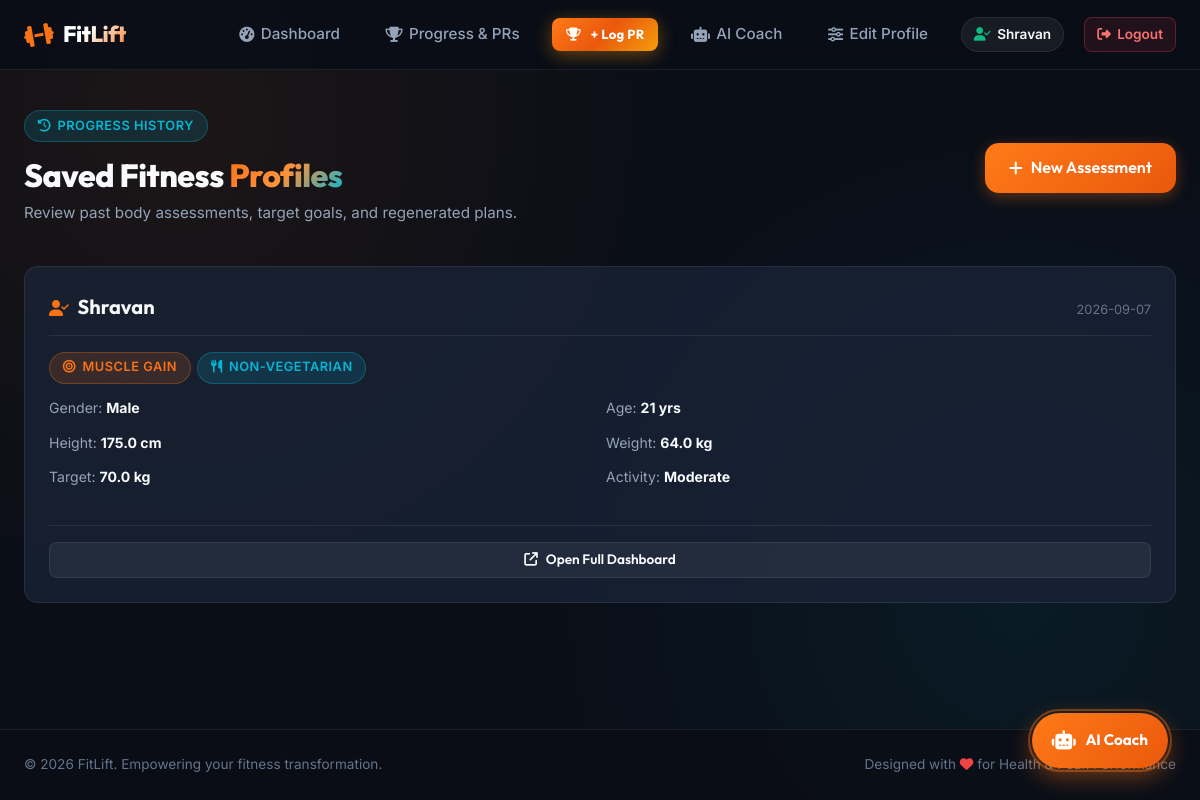
Screenshot of /history (signed in) with the database file from the repository.
### tables this page shows
CREATE TABLE users (
            id INTEGER PRIMARY KEY AUTOINCREMENT,
            name TEXT NOT NULL,
            age INTEGER,
            gender TEXT,
            height REAL,
            weight REAL,
            goal TEXT,
            target_weight REAL,
            activity_level TEXT
        , created_at TEXT DEFAULT NULL, dietary_preference TEXT DEFAULT 'Non-Vegetarian', allergies TEXT DEFAULT 'None', meal_schedule TEXT DEFAULT 'Standard (4-5 Meals)', username TEXT, email TEXT, password_hash TEXT);

### app.py (the view)
@app.route("/history")
@login_required
def history():
    user = get_user_by_id(session["user_id"])
    return render_template("history.html", users=[user] if user else [])

### app.py (called while the page is built)
@app.context_processor
def inject_user():
    user_id = session.get("user_id")
    current_user = get_user_by_id(user_id) if user_id else None
    return dict(current_user=current_user)

def login_required(f):
    @wraps(f)
    def decorated_function(*args, **kwargs):
        if "user_id" not in session:
            flash("Please sign in to access this page.", "warning")
            return redirect(url_for("login", next=request.url))
        return f(*args, **kwargs)
    return decorated_function

### database.py (called while the page is built)
def get_db_connection():
    conn = sqlite3.connect(DB_PATH)
    conn.row_factory = sqlite3.Row
    return conn

def get_user_by_id(user_id):
    if not user_id:
        return None
    conn = get_db_connection()
    cursor = conn.cursor()
    cursor.execute("SELECT * FROM users WHERE id = ?", (user_id,))
    row = cursor.fetchone()
    conn.close()
    return dict(row) if row else None

### templates/history.html (shortened to what this page needs)
{% extends "base.html" %}
{% block content %}
<div class="history-container">
    <div class="dashboard-header" style="border: none; margin-bottom: 1rem; padding-bottom: 0;">
        <div class="dashboard-title">
            <span class="badge badge-cyan" style="margin-bottom: 0.5rem;">
                <i class="fa-solid fa-clock-rotate-left"></i> Progress History
            </span>
            <h1>Saved Fitness <span class="gradient-text">Profiles</span></h1>
            <p>Review past body assessments, target goals, and regenerated plans.</p>
        </div>
        <a href="{{ url_for('profile') }}" class="btn btn-primary">
            <i class="fa-solid fa-plus"></i> New Assessment
        </a>
    </div>
    {% if users and users|length > 0 %}
    <div class="history-grid">
        {% for u in users %}
        <div class="history-card">
            <div>
                <div class="history-card-header">
                    <div class="history-user-name">
                        <i class="fa-solid fa-user-check" style="color: var(--primary); font-size: 1rem; margin-right: 0.3rem;"></i>
                        {{ u.name }}
                    </div>
                    <span class="history-date">
                        {% if u.created_at %}
                            {{ u.created_at[:10] }}
                        {% else %}
                            Saved
                        {% endif %}
                    </span>
                </div>
                <div style="margin-bottom: 0.85rem; display: flex; gap: 0.4rem; flex-wrap: wrap;">
                    <span class="badge badge-primary">
                        <i class="fa-solid fa-bullseye"></i> {{ u.goal }}
                    </span>
                    <span class="badge badge-cyan">
                        <i class="fa-solid fa-utensils"></i> {{ u.dietary_preference }}
                    </span>
                </div>
                <div class="history-stats">
                    <div class="history-stats-item">
                        Gender: <strong>{{ u.gender }}</strong>
                    </div>
                    <div class="history-stats-item">
                        Age: <strong>{{ u.age }} yrs</strong>
                    </div>
                    <div class="history-stats-item">
                        Height: <strong>{{ u.height }} cm</strong>
                    </div>
                    <div class="history-stats-item">
                        Weight: <strong>{{ u.weight }} kg</strong>
                    </div>
                    <div class="history-stats-item">
                        Target: <strong>{{ u.target_weight }} kg</strong>
                    </div>
                    <div class="history-stats-item">
                        Activity: <strong>{{ u.activity_level }}</strong>
                    </div>
                </div>
            </div>
            <div style="margin-top: 1rem; border-top: 1px solid var(--border-color); padding-top: 1rem;">
                <a href="{{ url_for('view_dashboard', user_id=u.id) }}" class="btn btn-secondary btn-sm" style="width: 100%;">
                    <i class="fa-solid fa-arrow-up-right-from-square"></i> Open Full Dashboard
                </a>
            </div>
        </div>
        {% endfor %}
    </div>
    {% endif %}
</div>
{% endblock %}

### templates/base.html (shortened to what this page needs)
<!DOCTYPE html>
<html lang="en">
<head>
    <link rel="stylesheet" href="https://cdnjs.cloudflare.com/ajax/libs/font-awesome/6.5.1/css/all.min.css">
    <link rel="stylesheet" href="{{ url_for('static', filename='css/style.css') }}">
</head>
<body>
    <nav class="navbar">
        <div class="nav-container">
            <a href="{% if current_user %}{{ url_for('dashboard') }}{% else %}{{ url_for('login') }}{% endif %}" class="brand-logo">
                <i class="fa-solid fa-dumbbell"></i>
                <span>FitLift</span>
            </a>
            <ul class="nav-links">
                {% if current_user %}
                <li><a href="{{ url_for('dashboard') }}" class="nav-link {% if request.endpoint == 'dashboard' %}active{% endif %}"><i class="fa-solid fa-gauge-high"></i> Dashboard</a></li>
                <li><a href="{{ url_for('progress') }}" class="nav-link {% if request.endpoint == 'progress' %}active{% endif %}"><i class="fa-solid fa-trophy"></i> Progress & PRs</a></li>
                <li>
                    <a href="{{ url_for('progress') }}" class="btn btn-primary btn-submit-pr btn-sm" style="padding: 0.35rem 0.85rem; font-size: 0.82rem; text-decoration: none; border-radius: var(--radius-sm);" title="Record new lift to PR Vault">
                        <i class="fa-solid fa-trophy"></i> + Log PR
                    </a>
                </li>
                <li><a href="{{ url_for('ai_coach') }}" class="nav-link {% if request.endpoint == 'ai_coach' %}active{% endif %}"><i class="fa-solid fa-robot"></i> AI Coach</a></li>
                <li><a href="{{ url_for('profile') }}" class="nav-link {% if request.endpoint == 'profile' %}active{% endif %}"><i class="fa-solid fa-sliders"></i> Edit Profile</a></li>
                <li class="user-pill-container">
                    <span class="user-pill"><i class="fa-solid fa-user-check"></i> {{ current_user.name.split(' ')[0] }}</span>
                </li>
                <li><a href="{{ url_for('logout') }}" class="btn-logout" title="Sign Out"><i class="fa-solid fa-right-from-bracket"></i> Logout</a></li>
                {% endif %}
            </ul>
        </div>
    </nav>
    <main class="main-content">
        {% block content %}{% endblock %}
    </main>
    <footer class="footer">
        <div class="footer-content">
            <p>&copy; 2026 FitLift. Empowering your fitness transformation.</p>
            <p>Designed with <i class="fa-solid fa-heart footer-heart"></i> for Health & Peak Performance</p>
        </div>
    </footer>
    {% if current_user %}
    <div id="floatingAiToggle" class="floating-ai-btn" onclick="toggleFloatingDrawer()" title="Ask FitAI Situational Coach">
        <div class="floating-ai-icon">
            <i class="fa-solid fa-robot"></i>
        </div>
        <span class="floating-ai-label">AI Coach</span>
        <span class="floating-ai-glow-ring"></span>
    </div>
    {% endif %}
</body>
</html>

### rows the page displays
users: name "Shravan", created_at "2026-09-07", goal "MUSCLE GAIN", dietary_preference "NON-VEGETARIAN", gender "Male", age "21", height "175.0", weight "64.0", target_weight "70.0", activity_level "Moderate"
